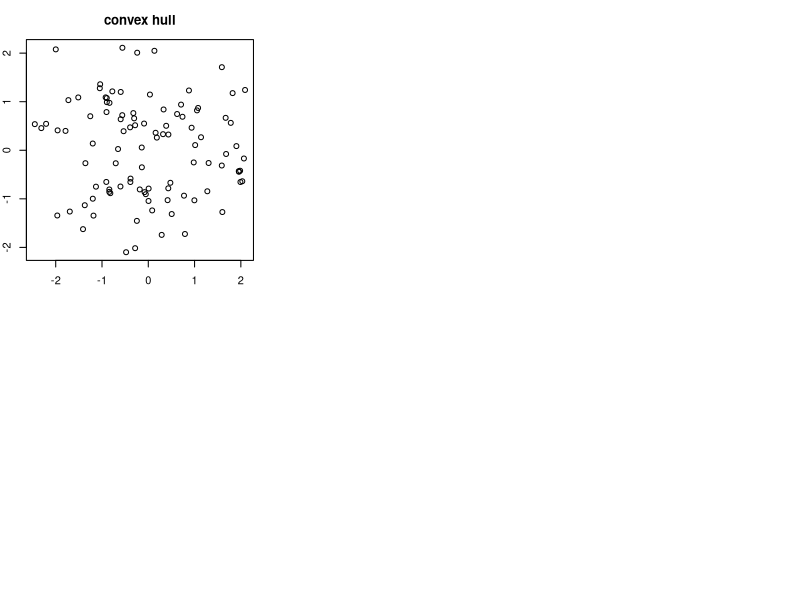

The R script that drew this image: (Note: this script raises an error after producing the figure.)

set.seed(2)
x <- rnorm(100)
y <- rnorm(100)
op <- par(mfrow=c(2,3), mar=c(3,2,3,1))

plot(x,y, main="convex hull")
convex_hull(x,y)

plot(x,y, main="colored hull")
convex_hull(x,y, col="#FF000050", density=10, angle=45, border="red")

plot(x,y, main="20% of most distant\npoints removed")
convex_hull(x,y, alpha=.2, col="#FF000050", density=10, angle=45, border="red")

plot(x,y, main="initial hull points\nremoved (peeled off)")
convex_hull(x,y, peel=T, col="#00FF0050", border="red")

plot(x,y, main="smoothed hull\n(spline interpolated)")
convex_hull(x,y, smooth=2, col="#FF000050", border="red")

plot(x,y, main="another smooting\nmethod")
convex_hull(x,y, peel=T, smooth=1, shape=1, col="#00FF0050", border="red")

par(op)
